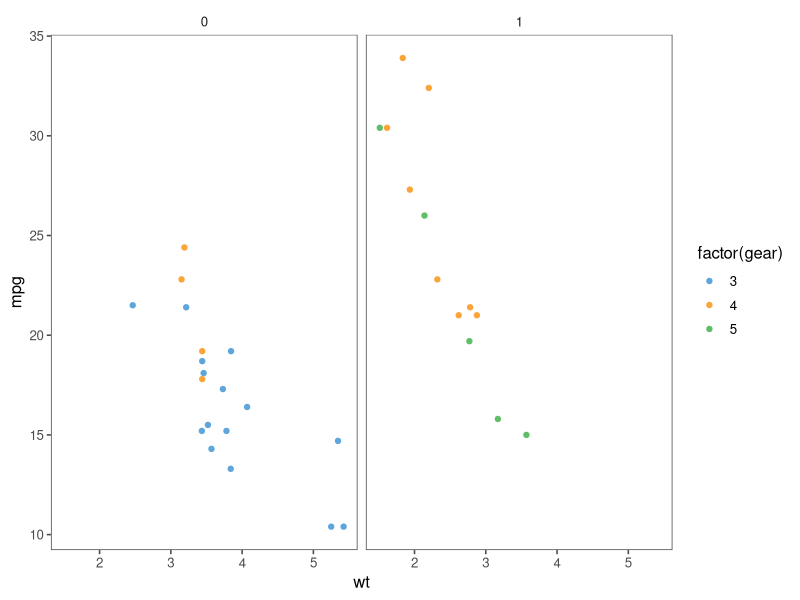
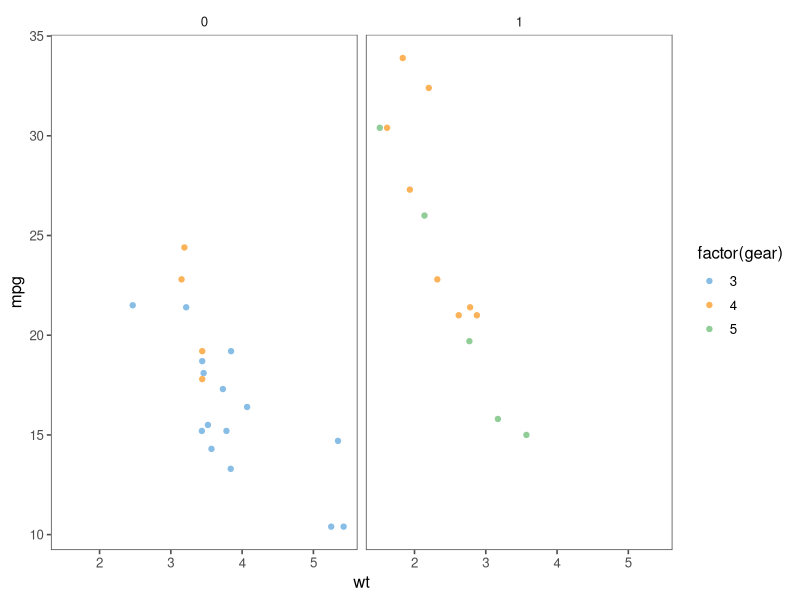
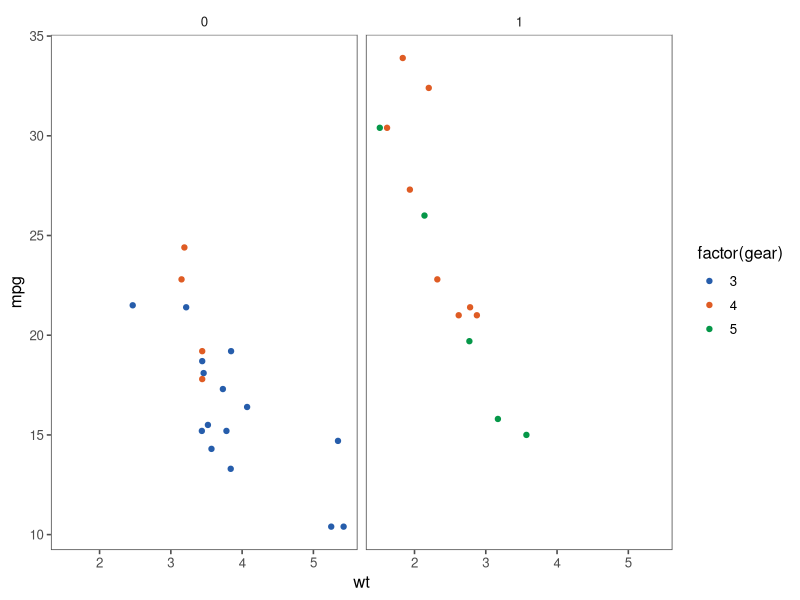
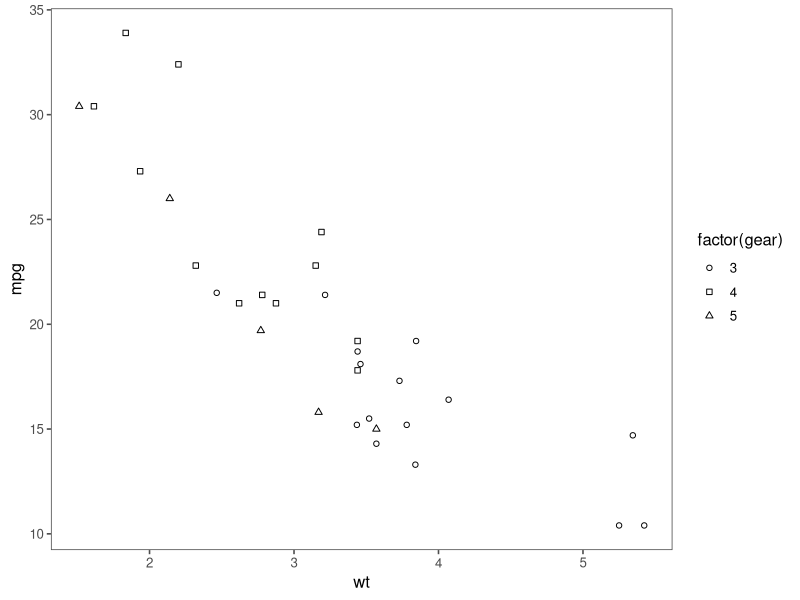

Here is the R script that generated these plots, in order:
library(ggthemes)


### Name: theme_few
### Title: Theme based on Few's "Practical Rules for Using Color in Charts"
### Aliases: theme_few

### ** Examples

library("ggplot2")

p <- ggplot(mtcars) +
  geom_point(aes(x = wt, y = mpg, colour = factor(gear))) +
  facet_wrap(~am)
p + theme_few() + scale_colour_few()
p + theme_few() + scale_colour_few("Light")
p + theme_few() + scale_colour_few("Dark")

ggplot(mtcars) +
  geom_point(aes(x = wt, y = mpg, shape = factor(gear))) +
  theme_few() +
  scale_shape_few()
